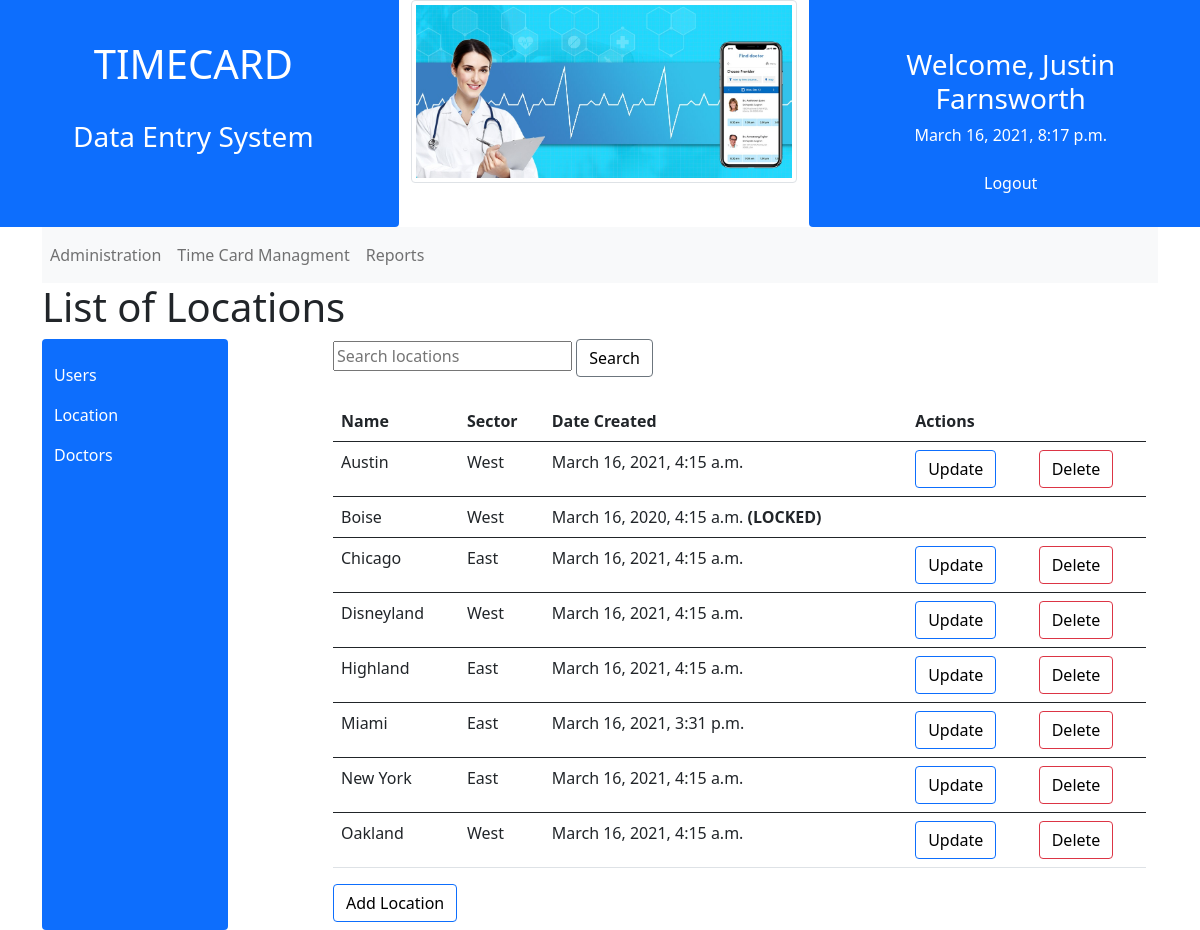
Page /locations/ (signed in) on the earlier database version.
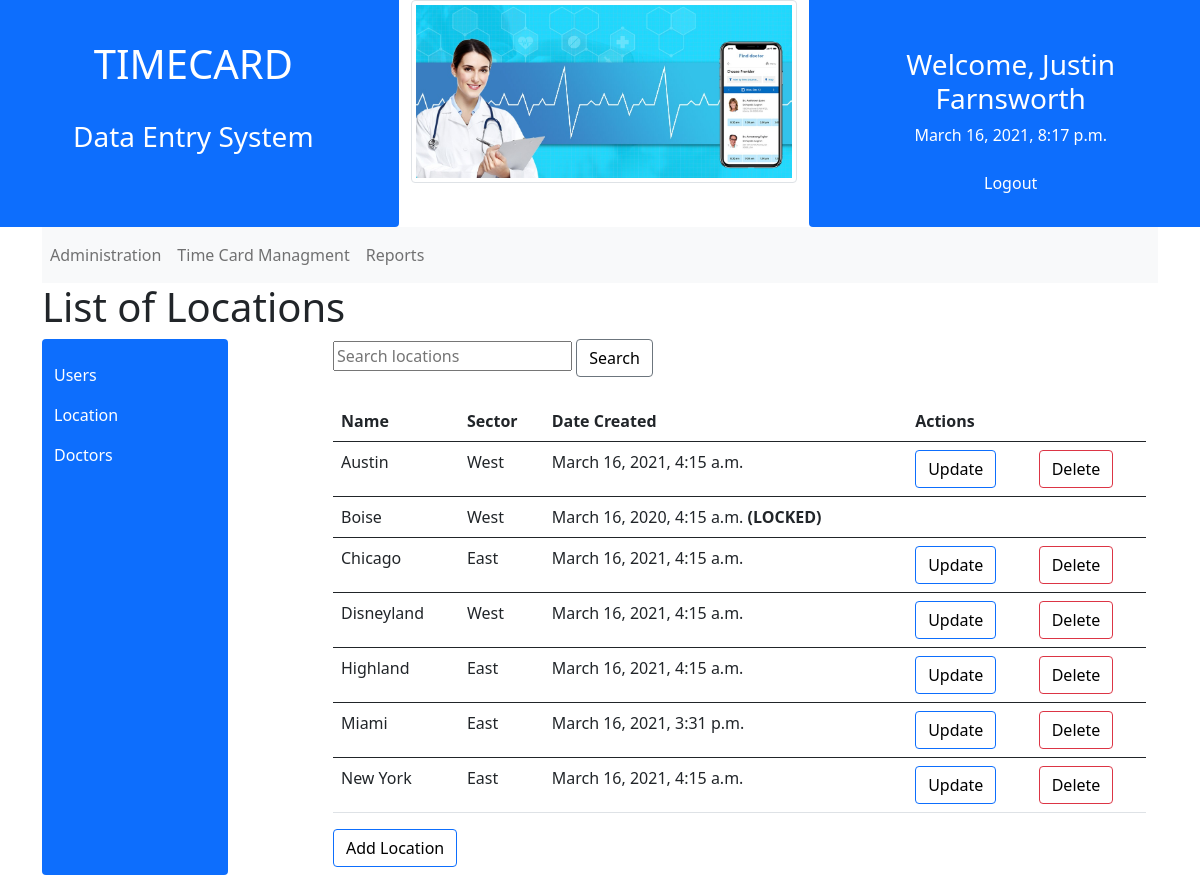
Same page on the later database version.
### locations/models.py (models this page shows, shortened)
class Location(models.Model):
    name = models.CharField(
        unique=True,
        max_length=30,
        null=False,
        validators=[
            RegexValidator(
                regex="^[a-zA-Z0-9,\. :-]+$",
                message="Please insert a valid location name."
            )
        ]
    )
    sector = models.CharField(
        max_length=1,
        null=False,
        choices=SECTORS,
        validators=[
            RegexValidator(
                regex="^[EW]$",
                message="Please insert either E (East) or W (West)."
            )
        ]
    )
    date_created = models.DateTimeField(null=False, default=now)
    def is_locked(self):
        return now() > self.date_created + timedelta(days=45)

### locations/views.py (the view)
# urls.py: path("", views.LocationList.as_view(), name="list"),
class LocationList(LoginRequiredMixin, UserPassesTestMixin, ListView):
    model = Location
    template_name = "locations/list.html"
    context_object_name = "locations"
    ordering = ["name", "sector"]
    extra_context = {"title": "List of Locations"}
    def test_func(self):
        return self.request.user.is_superuser
    def get_queryset(self):
        query = self.request.GET.get("search")
        if query:
            return Location.objects.filter(name__icontains=query.strip()).order_by("name", "sector")
        else:
            return super().get_queryset()

### users/context_processors.py (called while the page is built)
def get_today_date(request):
    return {"today_date": now().today()}

### users/models.py (called while the page is built)
def full_name(self):
    return f"{self.first_name} {self.last_name}"

### locations/templates/locations/list.html
{% extends "base/base.html" %}
{% block content %}
<div class="container">
    <div class="row justify-content-between mt-2">
        <div class="col-sm-2 bg-primary text-white rounded pt-3">
            <div>
                <ul class="navbar-nav text-white">
                  <li class="nav-item active">
                    <a class="nav-link text-white" href="{% url 'users:admin_list' %}">Users</a>
                  </li>
                  <li class="nav-item">
                    <a class="nav-link text-white" href="{% url 'locations:list' %}">Location</a>
                  </li>
                  <li class="nav-item">
                    <a class="nav-link text-white" href="{% url 'users:doctor_list' %}">Doctors</a>
                  </li>
                </ul>
              </div>
        </div>
        <div class="col-sm-9">
            <form action="{% url 'locations:list' %}" method="get">
                <input name="search" type="text" placeholder="Search locations">
                <button type="submit" class="btn btn-secondary">Search</button>
            </form>
            {% if locations %}
            <table class="table mt-4">
                <thead>
                <tr>
                    <th scope="col">Name</th>
                    <th scope="col">Sector</th>
                    <th scope="col">Date Created</th>
                    <th colspan="2">Actions</th>
                </tr>
                </thead>
                {% for location in locations %}
                <tbody>
                    <tr>
                        <td>{{ location.name }}</td>
                        <td>
                            {% if location.sector == "E" %}
                                East
                            {% elif location.sector == "W" %}
                                West
                            {% endif %}
                        </td>
                        <td>
                            {{ location.date_created }}
                            {% if location.is_locked %} <b>(LOCKED)</b> {% endif %}
                        </td>
                        {% if user.is_superuser and not location.is_locked %}
                            <td><a href="{% url 'locations:update' location.id %}" class="btn btn-primary">Update</a></td>
                            <td><a href="{% url 'locations:delete' location.id %}" class="btn btn-danger">Delete</a></td>
                        {% else %}
                            <td></td>
                            <td></td>
                        {% endif %}
                    </tr>
                {% endfor %}
                </tbody>
            </table>
            {% else %}
                <h1>No locations are listed at this time.</h1>
            {% endif %}
            <h4><a href="{% url 'locations:create' %}" class="btn btn-primary">Add Location</a></h4>
        </div>
</div>
{% endblock content %}

### templates/base/base.html (shortened to what this page needs)
{% load static %}
<!DOCTYPE html>
<html lang="en">
<head>
    <link rel="stylesheet" href="{% static 'css/bootstrap.min.css' %}">
    <link rel="stylesheet" type="text/css" href="{% static 'css/calendar.css' %}">
</head>
<body>
    <div>
        <div class="row">
          <div class="col-sm rounded-bottom bg-primary text-white text-center">
              <div class="p-3 mt-4">
                <h1>TIMECARD</h1><br>
                <h3>Data Entry System</h3>
              </div>
          </div>
          <div class="col-sm rounded-bottom">
            <img src="{% static 'images/doctor.jpg' %}" class="img-thumbnail rounded" alt="doctor image">
          </div>
          <div class="col-sm rounded-bottom bg-primary text-white p-2 text-center">
              <div class="p-3 mt-4">
                <h3>Welcome, {% if user.is_authenticated%} {{ user.full_name }} {% endif %}</h3>
                <p>{{ today_date }}</p>
                {% if user.is_authenticated %}
                <a class="nav-link text-white" href="{% url 'users:logout' %}">Logout {{ users.user_.username }}</a>
                {% endif %}
              </div>
          </div>
        </div>
        {% if user.is_authenticated %}
        <div class="container">
        <nav class="navbar navbar-expand-lg navbar-light bg-light">
            <div>
                <ul class="navbar-nav text-white">
                <li class="nav-item active">
                    <a class="nav-link" href="{% url 'users:admin_list' %}">Administration</a>
                </li>
                <li class="nav-item">
                    <a class="nav-link" href="{% url 'workdays:list' %}">Time Card Managment</a>
                </li>
                {% if user.is_superuser %}
                <li class="nav-item">
                    <a class="nav-link" href="{% url 'reports:report' %}">Reports</a>
                </li>
                {% endif %}
                </ul>
            {% endif %}
            </div>
        </nav>
        </div>
        <div class="container">
            {% if title %}
                <h1>{{ title }}</h1>
            {% endif %}
            {% block content %}{% endblock content %}
        </div>
        </div>
    </body>
</html>

### static/css/calendar.css (style rules this page uses)
ul { height: 100%; padding: 0px 5px 0px 20px; }
a { color: #17a2b8; }
.btn { outline: none; color: black; background-color: transparent; box-shadow: 0 0 0 0; }

Differences in the rows shown:
removed Location: name "Oakland", sector "West", date_created "March 16, 2021, 4:15 a.m.", shows "Update"
